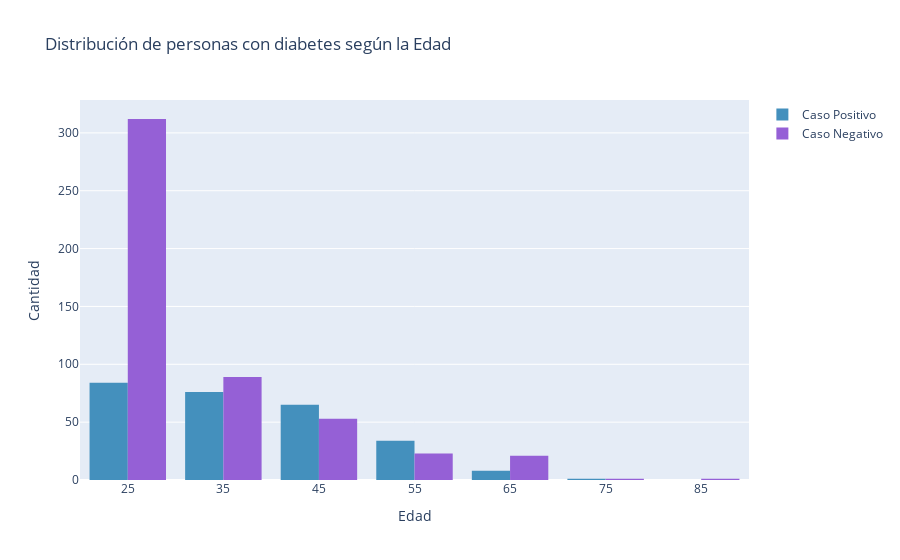

Notebook source saved alongside this figure:
### Markdown cell above
Cuando la presión sanguínea se encuentra en niveles normales, es decir, por debajo de 80, se observa una proporción relativamente baja de casos positivos de diabetes, aproximadamente un 30%. Sin embargo, es importante tener en cuenta que esta proporción también está influenciada por la distribución de los datos. A medida que la presión sanguínea aumenta, la proporción de casos positivos tiende a incrementarse, llegando a alcanzar el 50% en aquellas participantes con los niveles más elevados de presión sanguínea. Esta tendencia sugiere una posible asociación entre la presión sanguínea elevada y la presencia de diabetes en nuestra muestra de datos.

### Code cell
fig = go.Figure()
for label in df['Outcome'].unique():
    if label == 0:
        name = 'Caso Negativo'
        color = '#9560d6'
    else:
        name = 'Caso Positivo'
        color = '#4490bd'


    fig.add_trace(go.Histogram(x=df[df['Outcome'] == label]['Age'],
                                xbins=dict(start=20, end=90, size=10),
                                name=name , marker=dict(color=color)))

fig.update_layout(title='Distribución de personas con diabetes según la Edad',
                  xaxis_title='Edad',
                  yaxis_title='Cantidad')
fig.show()

### Figure 1 — Plotly figure (JSON) as saved in the notebook; plotly's stock layout.template omitted (floating-point values rounded to 4 significant figures; data arrays with more than 128 entries replaced by an {"elided": "..."} marker saying what was removed)
{"data": [{"marker": {"color": "#4490bd"}, "name": "Caso Positivo", "type": "histogram", "x": {"elided": "268 int values"}, "xbins": {"end": 90, "size": 10, "start": 20}}, {"marker": {"color": "#9560d6"}, "name": "Caso Negativo", "type": "histogram", "x": {"elided": "500 int values"}, "xbins": {"end": 90, "size": 10, "start": 20}}], "layout": {"title": {"text": "Distribución de personas con diabetes según la Edad"}, "xaxis": {"title": {"text": "Edad"}}, "yaxis": {"title": {"text": "Cantidad"}}}}
